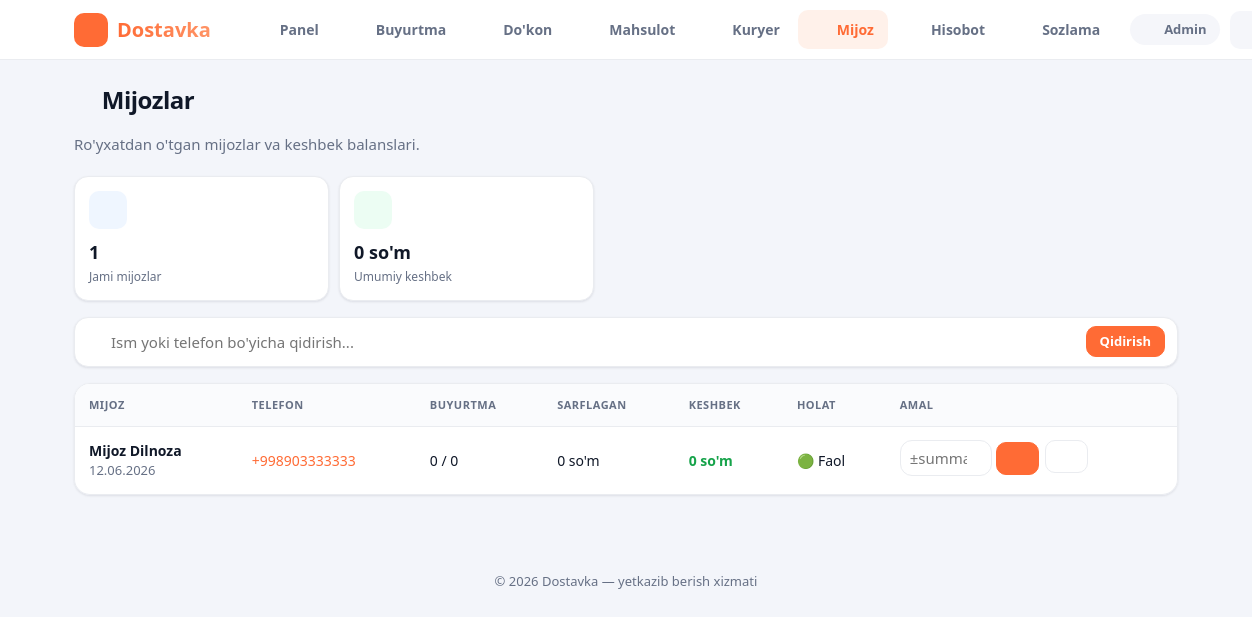
The page /admin/customers.php (signed in) on the database its author committed.
### tables this page shows
CREATE TABLE users (
    id            INT AUTO_INCREMENT PRIMARY KEY,
    name          VARCHAR(100)  NOT NULL,
    phone         VARCHAR(20)   NOT NULL UNIQUE,
    password      VARCHAR(255)  NOT NULL,
    role          ENUM('customer','courier','admin','store') NOT NULL DEFAULT 'customer',
    is_active     TINYINT(1)    NOT NULL DEFAULT 1,
    balance       DECIMAL(12,2) NOT NULL DEFAULT 0,
    cashback_balance DECIMAL(12,2) NOT NULL DEFAULT 0,
    lat           DECIMAL(10,7) NULL,
    lng           DECIMAL(10,7) NULL,
    last_seen     TIMESTAMP     NULL,
    created_at    TIMESTAMP     NOT NULL DEFAULT CURRENT_TIMESTAMP
);

### config/db.php (called while the page is built, shortened)
<?php
function db(): PDO
{
    static $pdo = null;
    if ($pdo instanceof PDO) {
        return $pdo;
    }
    $dsn = sprintf(
        'mysql:host=%s;port=%s;dbname=%s;charset=utf8mb4',
        DB_HOST, DB_PORT, DB_NAME
    );
    try {
        $pdo = new PDO($dsn, DB_USER, DB_PASS, [
            PDO::ATTR_ERRMODE            => PDO::ERRMODE_EXCEPTION,
            PDO::ATTR_DEFAULT_FETCH_MODE => PDO::FETCH_ASSOC,
            PDO::ATTR_EMULATE_PREPARES   => false,
        ]);
    } catch (PDOException $e) {
        error_log('DB connection error: ' . $e->getMessage());
        http_response_code(500);
        if (PHP_SAPI !== 'cli'
            && str_contains($_SERVER['HTTP_ACCEPT'] ?? '', 'application/json')) {
            header('Content-Type: application/json; charset=utf-8');
            echo json_encode(['ok' => false, 'error' => 'server_error']);
        } else {
            die('Server xatosi. Iltimos keyinroq urinib ko\'ring.');
        }
        exit;
    }
    return $pdo;
}

### admin/customers.php (the view, shortened to what this page needs)
<?php
require_once __DIR__ . '/../includes/functions.php';
require_role('admin');
$q = trim($_GET['q'] ?? '');
$sql = "SELECT u.*,
            (SELECT COUNT(*) FROM orders o WHERE o.customer_id=u.id) AS total_orders,
            (SELECT COUNT(*) FROM orders o WHERE o.customer_id=u.id AND o.status='delivered') AS done_orders,
            (SELECT COALESCE(SUM(total),0) FROM orders o WHERE o.customer_id=u.id AND o.status='delivered') AS spent
        FROM users u WHERE u.role='customer'";
$params = [];
$sql .= ' ORDER BY u.created_at DESC';
$stmt = db()->prepare($sql);
$stmt->execute($params);
$customers = $stmt->fetchAll();
$totalCustomers = (int)db()->query("SELECT COUNT(*) FROM users WHERE role='customer'")->fetchColumn();
$totalCashback  = (float)db()->query("SELECT COALESCE(SUM(cashback_balance),0) FROM users WHERE role='customer'")->fetchColumn();
require __DIR__ . '/../includes/header.php';
?>
<h1 class="page-title"><?= icon('user',22) ?> Mijozlar</h1>
<p class="page-sub">Ro'yxatdan o'tgan mijozlar va keshbek balanslari.</p>
<div class="report-grid two">
    <div class="rcard"><div class="rc-ic blue"><?= icon('user',18) ?></div><div class="rc-v"><?= $totalCustomers ?></div><div class="rc-l">Jami mijozlar</div></div>
    <div class="rcard"><div class="rc-ic green"><?= icon('wallet',18) ?></div><div class="rc-v"><?= money($totalCashback) ?></div><div class="rc-l">Umumiy keshbek</div></div>
</div>
<form method="get" class="search-bar">
    <?= icon('search',16) ?>
    <input type="text" name="q" value="<?= e($q) ?>" placeholder="Ism yoki telefon bo'yicha qidirish...">
    <button class="btn primary sm">Qidirish</button>
</form>
<div class="table-wrap">
    <table class="table">
        <thead><tr><th>Mijoz</th><th>Telefon</th><th>Buyurtma</th><th>Sarflagan</th><th>Keshbek</th><th>Holat</th><th>Amal</th></tr></thead>
        <tbody>
        <?php foreach ($customers as $c): ?>
            <tr>
                <td><strong><?= e($c['name']) ?></strong><div class="muted small"><?= e(date('d.m.Y', strtotime($c['created_at']))) ?></div></td>
                <td><a href="tel:<?= e($c['phone']) ?>"><?= e($c['phone']) ?></a></td>
                <td><?= (int)$c['done_orders'] ?> / <?= (int)$c['total_orders'] ?></td>
                <td><?= money($c['spent']) ?></td>
                <td style="font-weight:700;color:var(--green)"><?= money($c['cashback_balance'] ?? 0) ?></td>
                <td><?= $c['is_active'] ? '🟢 Faol' : '🔴 Blok' ?></td>
                <td class="row-actions">
                    <form method="post" class="inline-form" style="gap:4px" title="Keshbek qo'shish/ayirish">
                        <input type="number" name="amount" placeholder="±summa" step="1000" style="width:92px;padding:7px 9px" required>
                        <button class="btn sm primary"><?= icon('wallet',15) ?></button>
                    </form>
                    <form method="post">
                        <button class="btn sm" title="Faollik"><?= $c['is_active'] ? icon('x',15) : icon('check',15) ?></button>
                    </form>
                </td>
            </tr>
        <?php endforeach; ?>
        </tbody>
    </table>
</div>
<?php require __DIR__ . '/../includes/footer.php'; ?>

### includes/header.php (shortened to what this page needs)
<?php
require_once __DIR__ . '/functions.php';
$u = current_user();
$cur = $_SERVER['PHP_SELF'] ?? '';
$navItems = [];
if ($u) {
    if ($u['role'] === 'customer') {
        $navItems = [
            ['/index.php',  'home',    'Bosh'],
            ['/cart.php',   'cart',    'Savat',  cart_count()],
            ['/orders.php', 'package', 'Buyurtma'],
            ['/profile.php','user',    'Profil'],
        ];
    } elseif ($u['role'] === 'admin') {
        $navItems = [
            ['/admin/index.php',    'dashboard','Panel'],
            ['/admin/orders.php',   'list',     'Buyurtma'],
            ['/admin/stores.php',   'box',      'Do\'kon'],
            ['/admin/products.php', 'package',  'Mahsulot'],
            ['/admin/couriers.php', 'truck',    'Kuryer'],
            ['/admin/customers.php','user',     'Mijoz'],
            ['/admin/stats.php',    'chart',    'Hisobot'],
            ['/admin/settings.php', 'settings', 'Sozlama'],
        ];
    }
}
?>
<!DOCTYPE html>
<html lang="uz">
<head>
    <link rel="stylesheet" href="/assets/css/style.css">
</head>
<body class="<?= $u ? 'role-' . e($u['role']) : 'guest' ?>">
<header class="topbar">
    <div class="topbar-inner">
        <a class="brand" href="<?= $u ? role_home($u['role']) : '/index.php' ?>">
            <span class="brand-logo"><?= icon('truck', 20) ?></span>
            <span>Dostavka</span>
        </a>
        <?php if ($u): ?>
            <nav class="nav-desktop">
                <?php foreach ($navItems as $it): ?>
                    <a href="<?= e($it[0]) ?>" class="<?= str_contains($cur, ltrim($it[0], '/')) ? 'active' : '' ?>">
                        <?= icon($it[1], 18) ?><span><?= e($it[2]) ?></span>
                    </a>
                <?php endforeach; ?>
            </nav>
            <div class="topbar-right">
                <span class="user-chip"><?= icon('user', 15) ?> <?= e($u['name']) ?></span>
                <a class="icon-btn" href="/logout.php" title="Chiqish"><?= icon('logout', 18) ?></a>
            </div>
        <?php endif; ?>
    </div>
</header>
<main class="container">

### includes/functions.php (shortened to what this page needs)
<?php
require_once __DIR__ . '/../config/db.php';
function e(?string $v): string
{
    return htmlspecialchars((string)$v, ENT_QUOTES, 'UTF-8');
}
function money($v): string
{
    return number_format((float)$v, 0, '.', ' ') . " so'm";
}
function current_user(): ?array
{
    static $user = null;
    if ($user === null) {
        $stmt = db()->prepare('SELECT * FROM users WHERE id = ? LIMIT 1');
        $stmt->execute([$_SESSION['user_id']]);
        $user = $stmt->fetch() ?: null;
    }
    return $user;
}
function is_logged_in(): bool
{
    return current_user() !== null;
}
function require_login(): void
{
    if (!is_logged_in()) {
        redirect('/login.php');
    }
}
function require_role(string ...$roles): void
{
    require_login();
}
function role_home(string $role): string
{
    return match ($role) {
        'admin'   => '/admin/index.php',
        'courier' => '/courier/index.php',
        'store'   => '/store/index.php',
        default   => '/index.php',
    };
}
function icon(string $name, int $size = 22): string
{
    $p = $paths[$name] ?? $paths['box'];
    return '<svg class="ic" width="' . $size . '" height="' . $size . '" viewBox="0 0 24 24" '
         . 'fill="none" stroke="currentColor" stroke-width="2" stroke-linecap="round" '
         . 'stroke-linejoin="round" aria-hidden="true">' . $p . '</svg>';
}

### rows shown on the page
users: name "Admin"
users: name "Mijoz Dilnoza", created_at "12.06.2026", phone "+998903333333", done_orders "0", total_orders "0", spent "0 so'm", cashback_balance "0 so'm", is_active "🟢 Faol", $size 15 (drawn)

### other values the page prints
$it[2] "Panel"
$it[2] "Buyurtma"
$it[2] "Do'kon"
$it[2] "Mahsulot"
$it[2] "Kuryer"
$it[2] "Mijoz"
$it[2] "Hisobot"
$it[2] "Sozlama"
$totalCustomers "1"
money($totalCashback) "0 so'm"
